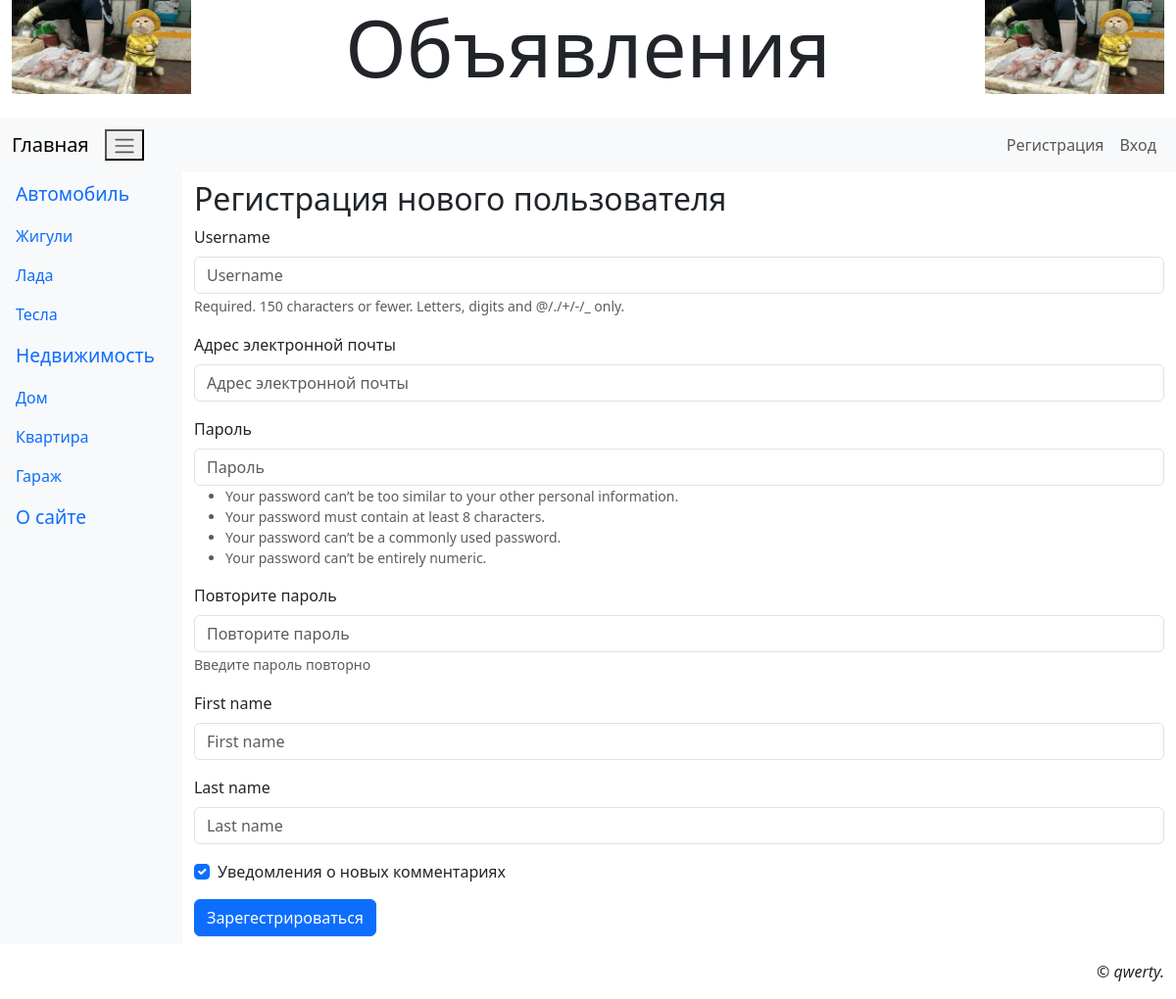
Page /accounts/register/ on the committed database.
### main/models.py (models this page shows)
class Rubric(models.Model):
    name = models.CharField(max_length=20, unique=True, verbose_name='Название')
    order = models.SmallIntegerField(default=0, db_index=True, verbose_name='Порядок')
    super_rubric = models.ForeignKey('SuperRubric', on_delete=models.PROTECT, null=True, blank=True,
                                     verbose_name='Надрубрика')

### main/views.py (the view)
# urls.py: path('accounts/register/', RegisterView.as_view(), name='register'),
class RegisterView(CreateView):
    model = AdvUser
    template_name = 'main/register.html'
    form_class = RegisterForm
    success_url = reverse_lazy('main:register_done')

### main/forms.py (shortened to what this page needs)
class RegisterForm(forms.ModelForm):
    email = forms.EmailField(required=True, label='Адрес электронной почты')
    password1 = forms.CharField(label='Пароль', widget=forms.PasswordInput, help_text=password_validation.password_validators_help_text_html())
    password2 = forms.CharField(label='Повторите пароль', widget=forms.PasswordInput, help_text='Введите пароль повторно')
    class Meta:
        model = AdvUser
        fields = ('username', 'email', 'password1', 'password2', 'first_name', 'last_name', 'send_messages')

### main/models.py (called while the page is built)
    def get_queryset(self):
        return super().get_queryset().filter(super_rubric__isnull=False)

### main/templates/main/register.html (shortened to what this page needs)
{% extends 'layout/basic.html' %}
{% load django_bootstrap5 %}
{% block content %}
<h2>Регистрация нового пользователя</h2>
<form method="post">
    {% bootstrap_form form layout='horizontal' %}
    {% bootstrap_button 'Зарегестрироваться' %}
</form>
{% endblock %}

### main/templates/layout/basic.html (shortened to what this page needs)
{% load django_bootstrap5 %}
{% load static %}
<!DOCTYPE html>
<html>
<head>
    {% bootstrap_css %}
    <link rel="stylesheet" type="text/css" href="{% static 'main/style.css' %}">
</head>
<body class="container-fluid">
    <header class="mb-4">
        <h1 class="display-1 text-center">Объявления</h1>
    </header>
    <nav class="row navbar navbar-expand-md bg-light">
        <div class="col container">
            <a class="navbar-brand" href="{% url 'main:index' ">Главная</a>
            <button class="navbar-togler" type="button" data-bs-toggle="collapse" data-bs-target="#navbarNav">
                <span class="navbar-toggler-icon"></span>
            </button>
            <div class="collapse navbar-collapse justify-content-end" id="navbarNav">
                <div class="navbar-nav">
                    {% if user.is_authenticated %}
                    <a class="nav-link" href="{% url 'main:register' %}">Регистрация</a>
                    <a class="nav-link" href="{% url 'main:login' %}">Вход</a>
                </div>
            </div>
        </div>
    </nav>
<div class="row">
    <nav class="col-md-auto nav flex-column bg-light">
        {% for rubric in rubrics %}
        {% ifchanged rubric.super_rubric.pk %}
        <span class="nav-link root">{{ rubric.super_rubric.name }}</span>
        {% endifchanged %}
        <a class="nav-link" href="{% url 'main:rubric_bbs' pk=rubric.pk %}">{{ rubric.name }}</a>
        {% endfor %}
        <a class="nav-link root" href="{% url 'main:other' page='about' %}">О сайте</a>
    </nav>
    <main class="col py-2">
        {% block content %}
        {% endblock %}
    </main>
</div>
<footer class="mt-3">
    <p class="text-end fst-italic">&copy; qwerty.</p>
</footer>
</body>
</html>

### main/static/main/style.css (style rules this page uses)
header h1 { background: url("../images/bg_cat.jpg") left / auto 100% no-repeat, url("../images/bg_cat.jpg") right / auto 100% no-repeat; }
.root { font-size: larger; }

### rows in the picture
Rubric: super_rubric.name "Автомобиль", name "Жигули"
Rubric: name "Лада"
Rubric: name "Тесла"
Rubric: super_rubric.name "Недвижимость", name "Дом"
Rubric: name "Квартира"
Rubric: name "Гараж"
